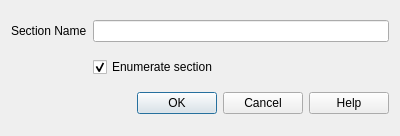
<?xml version="1.0" encoding="UTF-8"?>
<ui version="4.0">
 <class>Dialog_Section</class>
 <widget class="QDialog" name="Dialog_Section">
  <property name="geometry">
   <rect>
    <x>0</x>
    <y>0</y>
    <width>400</width>
    <height>136</height>
   </rect>
  </property>
  <property name="minimumSize">
   <size>
    <width>400</width>
    <height>136</height>
   </size>
  </property>
  <property name="maximumSize">
   <size>
    <width>400</width>
    <height>136</height>
   </size>
  </property>
  <property name="windowTitle">
   <string>LaTeX Office Writer</string>
  </property>
  <layout class="QGridLayout" name="gridLayout">
   <item row="0" column="0">
    <widget class="QLabel" name="labelChapter">
     <property name="text">
      <string>Section Name</string>
     </property>
    </widget>
   </item>
   <item row="0" column="1">
    <widget class="QLineEdit" name="lineEditChapter">
     <property name="maxLength">
      <number>140</number>
     </property>
    </widget>
   </item>
   <item row="1" column="1">
    <widget class="QCheckBox" name="checkBoxEnumerate">
     <property name="text">
      <string>Enumerate section</string>
     </property>
     <property name="checked">
      <bool>true</bool>
     </property>
    </widget>
   </item>
   <item row="2" column="0" colspan="2">
    <widget class="QDialogButtonBox" name="buttonBox">
     <property name="orientation">
      <enum>Qt::Horizontal</enum>
     </property>
     <property name="standardButtons">
      <set>QDialogButtonBox::Cancel|QDialogButtonBox::Help|QDialogButtonBox::Ok</set>
     </property>
    </widget>
   </item>
  </layout>
 </widget>
 <resources/>
 <connections>
  <connection>
   <sender>buttonBox</sender>
   <signal>accepted()</signal>
   <receiver>Dialog_Section</receiver>
   <slot>accept()</slot>
   <hints>
    <hint type="sourcelabel">
     <x>199</x>
     <y>108</y>
    </hint>
    <hint type="destinationlabel">
     <x>199</x>
     <y>67</y>
    </hint>
   </hints>
  </connection>
  <connection>
   <sender>buttonBox</sender>
   <signal>rejected()</signal>
   <receiver>Dialog_Section</receiver>
   <slot>reject()</slot>
   <hints>
    <hint type="sourcelabel">
     <x>199</x>
     <y>108</y>
    </hint>
    <hint type="destinationlabel">
     <x>199</x>
     <y>67</y>
    </hint>
   </hints>
  </connection>
 </connections>
</ui>
